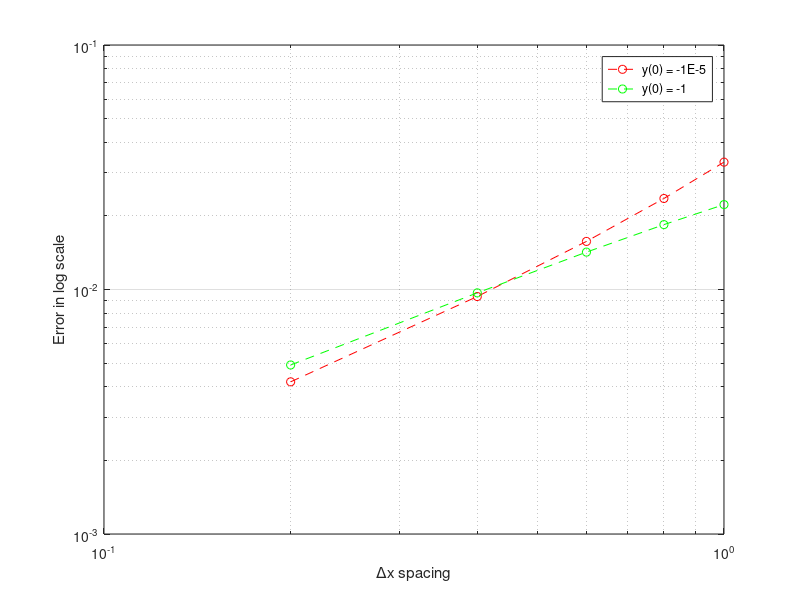

This chart was generated by the following MATLAB code:
clc
clear all
LI(1) = -1*10^-5;
dt = 0.2;
tall = 0:dt:1;
for i = 2:length(tall)
    t = tall(i);
    LI(i) = (LI(i-1)*(1-dt*exp(LI(i-1)-t)) + dt*exp(LI(i-1)-t))/(1-dt*exp(LI(i-1)-t));
    Exact(i) = -log(exp(-LI(1)) + exp(-t) - 1);
    Error(i) = abs(LI(i) - Exact(i));
end
loglog(tall,Error,'r o --')
grid on
hold on
LI(1) = -1;
dt = 0.2;
tall = 0:dt:1;
for i = 2:length(tall)
    t = tall(i);
    LI(i) = (LI(i-1)*(1-dt*exp(LI(i-1)-t)) + dt*exp(LI(i-1)-t))/(1-dt*exp(LI(i-1)-t));
    Exact(i) = -log(exp(-LI(1)) + exp(-t) - 1);
    Error(i) = abs(LI(i) - Exact(i));
end
loglog(tall,Error,'g o --')
xlabel('\Deltax spacing')
ylabel('Error in log scale')
legend('y(0) = -1E-5','y(0) = -1')